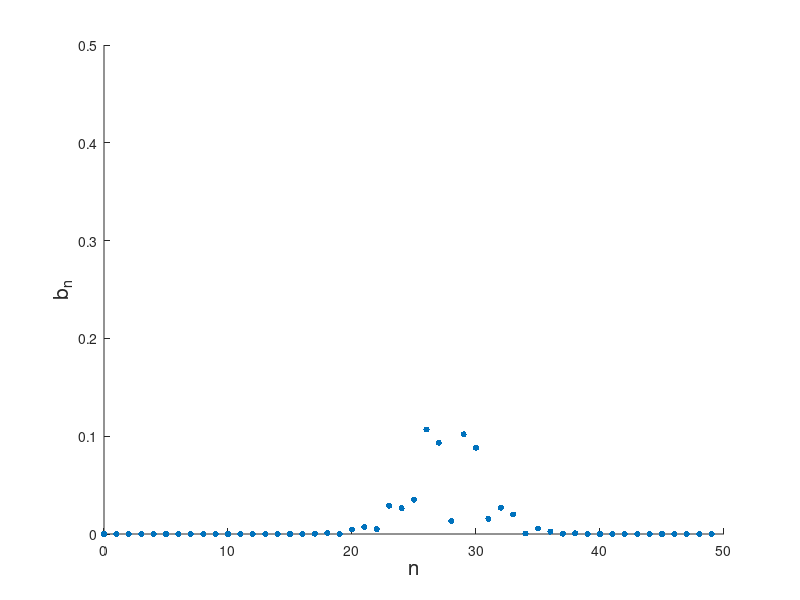
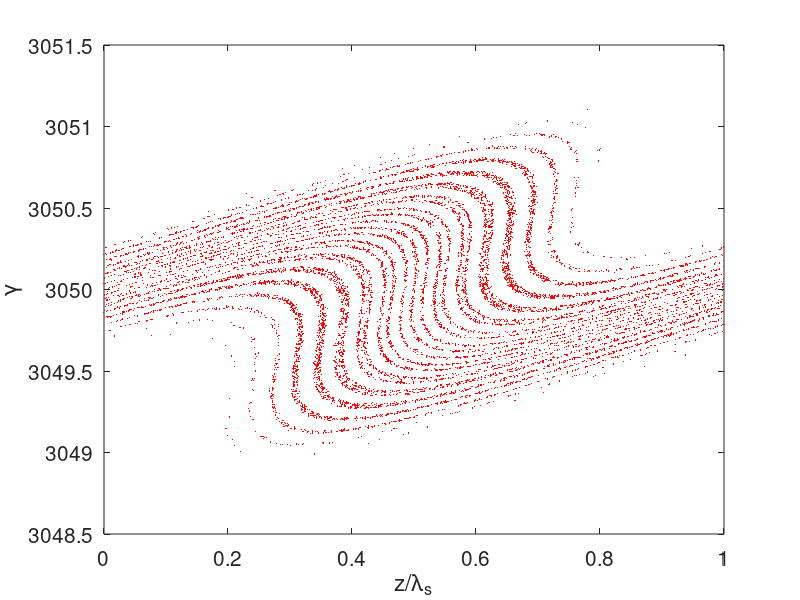
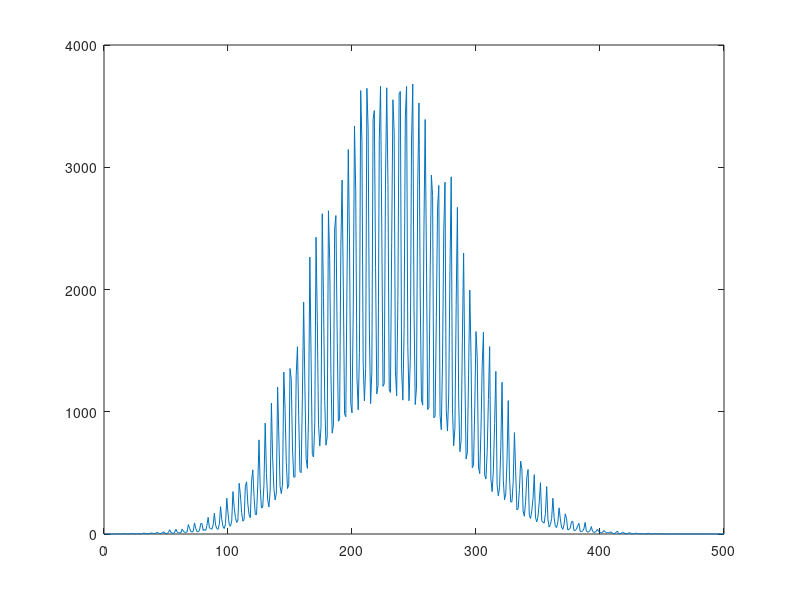
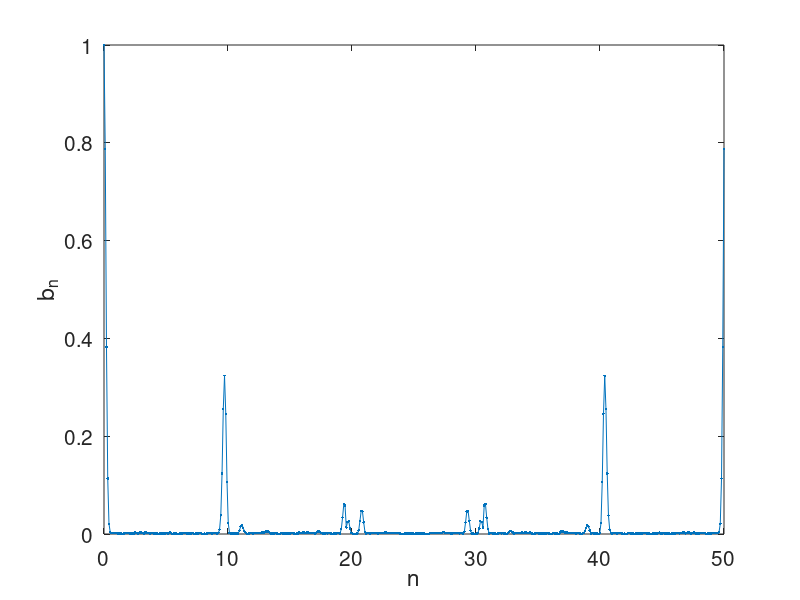

The MATLAB script that drew these images, in order:
clc;
clear all;

E=3050*0.511;
gamma=E/0.511;
N=320000;   %%%particle number
l = 270e-9;
ncycle = 10;
sigmaE = E*0.00005;
k = 2*pi/l;

z=randn(1,N)*l*ncycle;
g=randn(1,N);   %%means p in the note

R561=0.00684;
R562=0.000245245;

A1=4;
A2=4;


B1=R561*k*sigmaE/E;

B2=R562*k*sigmaE/E;

%bn
n=-1;
h=[];
b=[];
for i = 1:1:50
    j = abs(besselj(i,-(i+n)*A2*B2)*besselj(n,-A1*(n*B1+(i+n)*B2))*exp(-0.5*(n*B1+(i+n)*B2)^2));%b50
    b=[b,j];
    a = i-1;
    h=[h,a];
end
figure,scatter(h,b,20,'filled');
xlabel('n','fontsize',15) ; ylabel('b_n','fontsize',15);
ylim([0 0.5])

g=g+A1*sin(2*pi*z/l);
z= z + B1*g/k;
g=g+A2*sin(2*pi*z/l);
z= z + B2*g/k;



figure,plot(z/l,g*1e-1+gamma,'r.','markersize',0.01)
xlabel('z/\lambda_s','fontsize',15) ; ylabel('\gamma','fontsize',15);
set(gca,'FontSize',15);
xlim([0 1])

current=hist(z/l,500);
figure,plot(current)
fft_z = fft(current,500);
x=linspace(0,50,500);
figure,plot((x),abs(fft_z(1:1:500))/max(abs(fft_z)),'.-');
xlabel('n','fontsize',15) ; ylabel('b_n','fontsize',15);
set(gca,'FontSize',15)